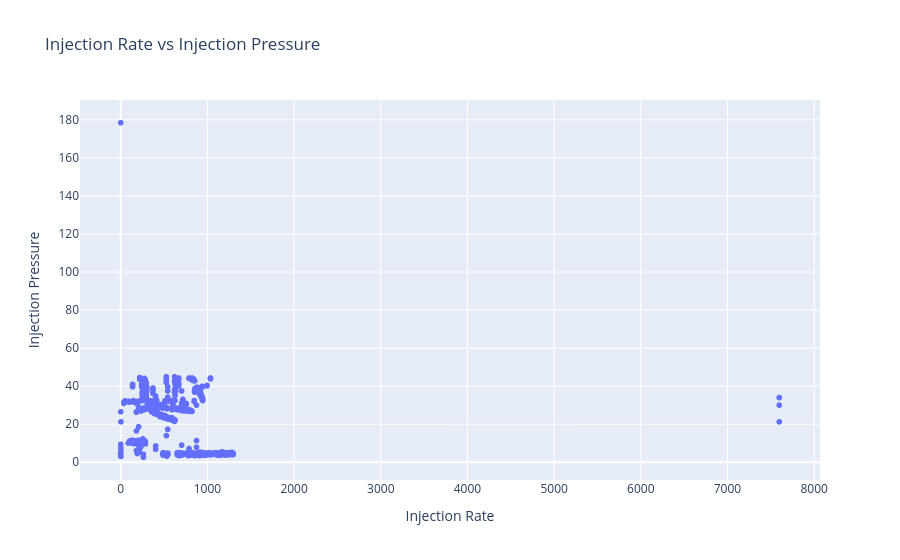

Write notebook code for a chart like this one.
### Code cell
fig = px.scatter(
    df,
    x='Injection_Rate',
    y='Injection_Pressure',
    title='Injection Rate vs Injection Pressure',
    labels={
        'Injection_Rate': 'Injection Rate',
        'Injection_Pressure': 'Injection Pressure'
    }
)

fig.show()

### Figure 1 — Plotly figure (JSON) as saved in the notebook; plotly's stock layout.template omitted (floating-point values rounded to 4 significant figures; data arrays with more than 128 entries replaced by an {"elided": "..."} marker saying what was removed)
{"data": [{"hovertemplate": "Injection Rate=%{x}<br>Injection Pressure=%{y}<extra></extra>", "legendgroup": "", "marker": {"color": "#636efa", "symbol": "circle"}, "mode": "markers", "name": "", "showlegend": false, "type": "scattergl", "x": {"elided": "1303 float values"}, "xaxis": "x", "y": {"elided": "1303 float values"}, "yaxis": "y"}], "layout": {"legend": {"tracegroupgap": 0}, "title": {"text": "Injection Rate vs Injection Pressure"}, "xaxis": {"anchor": "y", "domain": [0, 1], "title": {"text": "Injection Rate"}}, "yaxis": {"anchor": "x", "domain": [0, 1], "title": {"text": "Injection Pressure"}}}}
